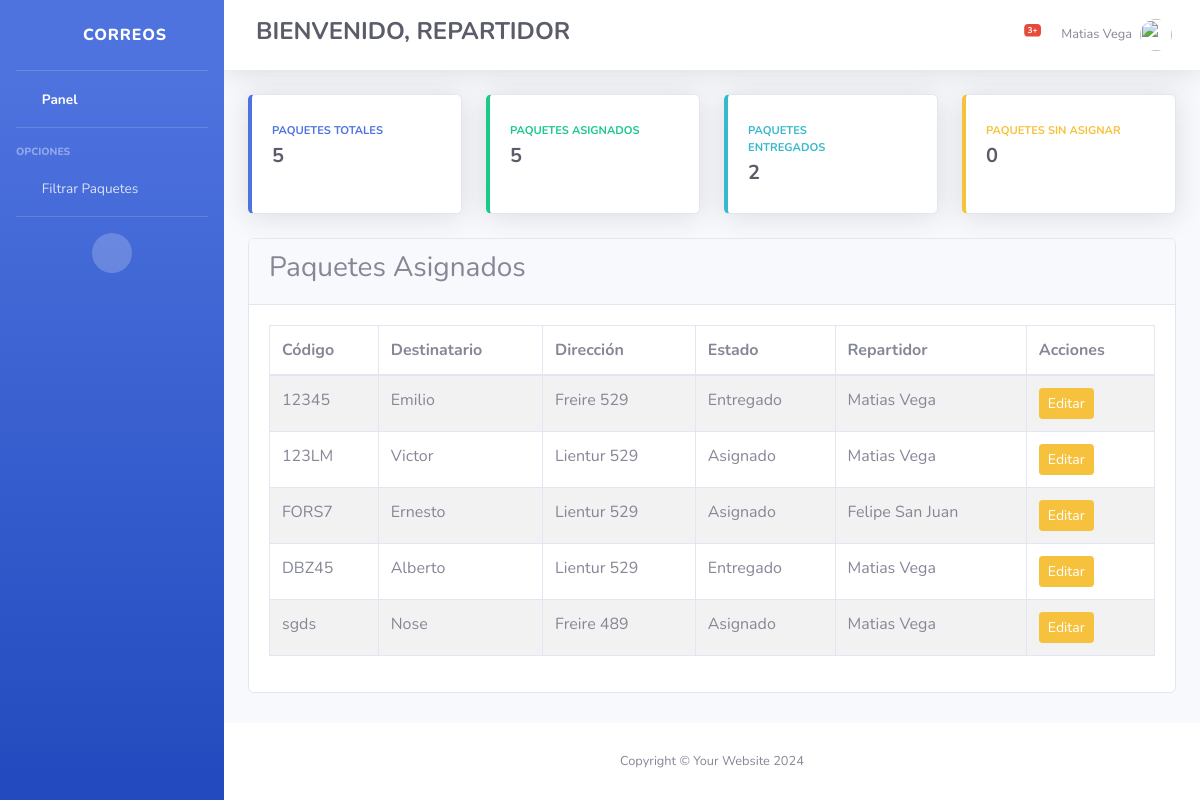
Screenshot of /recepcionista/ (signed in) with the database file from the repository.
### core/models.py (models this page shows, shortened)
class Trabajador(models.Model):
    user = models.OneToOneField(User, on_delete=models.CASCADE, related_name='trabajador')
    nombre = models.CharField(max_length=100)
    apellido = models.CharField(max_length=100)
    rut = models.CharField(max_length=12, unique=True)
    direccion = models.CharField(max_length=255)
    telefono = models.CharField(max_length=15)
    rol = models.CharField(max_length=50, choices=[('jefe', 'Jefe'), ('repartidor', 'Repartidor'), ('recursos_humanos', 'Recursos Humanos'), ('recepcionista', 'Recepcionista')])

class Paquete(models.Model):
    codigo = models.CharField(max_length=100)
    destinatario = models.CharField(max_length=100)
    direccion = models.CharField(max_length=200)
    estado = models.CharField(max_length=50)
    repartidor = models.ForeignKey(Trabajador, null=True, blank=True, on_delete=models.SET_NULL)

### core/views.py (the view)
# urls.py: path('recepcionista/', views.recepcionista_dashboard, name='recepcionista_dashboard'),
@login_required
def recepcionista_dashboard(request):
    repartidores = Trabajador.objects.filter(rol='repartidor')
    paquetes = Paquete.objects.all()
    trabajadores = Trabajador.objects.all()
    filtro_paquetes = request.GET.get('filtro', 'asignados')  # Por defecto se muestra 'asignados'
    if filtro_paquetes not in ['asignados', 'sin_asignar']:
        filtro_paquetes = 'asignados'
    if filtro_paquetes == 'sin_asignar':
        paquetes = paquetes.filter(repartidor__isnull=True)
    elif filtro_paquetes == 'asignados':
        paquetes = paquetes.filter(repartidor__isnull=False)
    total_paquetes = Paquete.objects.count()  # Total de paquetes
    paquetes_asignados = Paquete.objects.filter(repartidor__isnull=False).count()  # Paquetes asignados
    paquetes_entregados = Paquete.objects.filter(estado='Entregado').count()  # Paquetes entregados
    paquetes_sin_asignar = Paquete.objects.filter(repartidor__isnull=True).count()  # Paquetes sin asignar
    context = {
        'repartidores': repartidores,
        'paquetes': paquetes,
        'trabajadores': trabajadores,
        'filtro': filtro_paquetes,  # Pasamos el filtro elegido
        'total_paquetes': total_paquetes,
        'paquetes_asignados': paquetes_asignados,
        'paquetes_entregados': paquetes_entregados,
        'paquetes_sin_asignar': paquetes_sin_asignar,
    }
    return render(request, 'core/recepcionista.html', context)

### core/templates/core/recepcionista.html (shortened to what this page needs)
{% load static %}
<!DOCTYPE html>
<html lang="en">
<head>
    <link href="{% static 'core/vendor/fontawesome-free/css/all.min.css' %}" rel="stylesheet" type="text/css">
    <link href="https://cdn.jsdelivr.net/npm/font-awesome/css/font-awesome.min.css" rel="stylesheet">
    <link href="{% static 'core/css/sb-admin-2.min.css' %}" rel="stylesheet">
</head>
<body id="page-top">
    <div id="wrapper">
        <ul class="navbar-nav bg-gradient-primary sidebar sidebar-dark accordion" id="accordionSidebar">
            <a class="sidebar-brand d-flex align-items-center justify-content-center" href="#">
                <div class="sidebar-brand-icon rotate-n-15">
                    <i class="fas fa-envelope"></i>
                </div>
                <div class="sidebar-brand-text mx-3">Correos</div>
            </a>
            <hr class="sidebar-divider my-0">
            <li class="nav-item active">
                <a class="nav-link">
                    <i class="fas fa-fw fa-tachometer-alt"></i>
                    <span>Panel</span></a>
            </li>
            <hr class="sidebar-divider">
            <div class="sidebar-heading">
                Opciones
            </div>
            <li class="nav-item">
                <a class="nav-link collapsed" href="" data-toggle="collapse" data-target="#collapsePages"
                   aria-expanded="true" aria-controls="collapsePages">
                    <i class="fas fa-fw fa-folder"></i>
                    <span>Filtrar Paquetes</span>
                </a>
            </li>
            <hr class="sidebar-divider d-none d-md-block">
            <div class="text-center d-none d-md-inline">
                <button class="rounded-circle border-0" id="sidebarToggle"></button>
            </div>
        </ul>
        <div id="content-wrapper" class="d-flex flex-column">
            <div id="content">
                <nav class="navbar navbar-expand navbar-light bg-white topbar mb-4 static-top shadow">
                    <div class="d-none d-sm-inline-block form-inline mr-auto ml-md-3 my-2 my-md-0 mw-100 navbar-search">
                        <div class="input-group">
                            <h4 class="text-dark font-weight-bold">BIENVENIDO, {{ request.user.trabajador.rol|upper }}</h4>
                        </div>
                    </div>
                    <ul class="navbar-nav ml-auto">
                        <li class="nav-item dropdown no-arrow mx-1">
                            <a class="nav-link dropdown-toggle" href="#" id="alertsDropdown" role="button"
                                data-toggle="dropdown" aria-haspopup="true" aria-expanded="false">
                                <i class="fas fa-bell fa-fw"></i>
                                <span class="badge badge-danger badge-counter">3+</span>
                            </a>
                        </li>
                        <li class="nav-item dropdown no-arrow">
                            <a class="nav-link dropdown-toggle" href="#" id="userDropdown" role="button"
                                data-toggle="dropdown" aria-haspopup="true" aria-expanded="false">
                                <span class="mr-2 d-none d-lg-inline text-gray-600 small">{{ request.user.trabajador.nombre }} {{ request.user.trabajador.apellido }}</span>
                                <img class="img-profile rounded-circle"
                                    src="{% static 'core/images/undraw_profile.svg' %}">
                            </a>
                        </li>
                    </ul>
                </nav>
                <div class="container-fluid">
                        <div class="row">
                            <div class="col-xl-3 col-md-6 mb-4">
                                <div class="card border-left-primary shadow h-100 py-2">
                                    <div class="card-body">
                                        <div class="row no-gutters align-items-center">
                                            <div class="col mr-2">
                                                <div class="text-xs font-weight-bold text-primary text-uppercase mb-1">
                                                    Paquetes Totales
                                                </div>
                                                <div class="h5 mb-0 font-weight-bold text-gray-800">{{ total_paquetes }}</div>
                                            </div>
                                            <div class="col-auto">
                                                <i class="fas fa-box fa-2x text-gray-300"></i>
                                            </div>
                                        </div>
                                    </div>
                                </div>
                            </div>
                            <div class="col-xl-3 col-md-6 mb-4">
                                <div class="card border-left-success shadow h-100 py-2">
                                    <div class="card-body">
                                        <div class="row no-gutters align-items-center">
                                            <div class="col mr-2">
                                                <div class="text-xs font-weight-bold text-success text-uppercase mb-1">
                                                    Paquetes Asignados
                                                </div>
                                                <div class="h5 mb-0 font-weight-bold text-gray-800">{{ paquetes_asignados }}</div>
                                            </div>
                                            <div class="col-auto">
                                                <i class="fas fa-box fa-2x text-gray-300"></i>
                                            </div>
                                        </div>
                                    </div>
                                </div>
                            </div>
                            <div class="col-xl-3 col-md-6 mb-4">
                                <div class="card border-left-info shadow h-100 py-2">
                                    <div class="card-body">
                                        <div class="row no-gutters align-items-center">
                                            <div class="col mr-2">
                                                <div class="text-xs font-weight-bold text-info text-uppercase mb-1">
                                                    Paquetes Entregados
                                                </div>
                                                <div class="row no-gutters align-items-center">
                                                    <div class="col-auto">
                                                        <div class="h5 mb-0 mr-3 font-weight-bold text-gray-800">{{ paquetes_entregados }}</div>
                                                    </div>
                                                </div>
                                            </div>
                                            <div class="col-auto">
                                                <i class="fas fa-box-open fa-2x text-gray-300"></i>
                                            </div>
                                        </div>
                                    </div>
                                </div>
                            </div>
                            <div class="col-xl-3 col-md-6 mb-4">
                                <div class="card border-left-warning shadow h-100 py-2">
                                    <div class="card-body">
                                        <div class="row no-gutters align-items-center">
                                            <div class="col mr-2">
                                                <div class="text-xs font-weight-bold text-warning text-uppercase mb-1">
                                                    Paquetes sin Asignar
                                                </div>
                                                <div class="h5 mb-0 font-weight-bold text-gray-800">{{ paquetes_sin_asignar }}</div>
                                            </div>
                                            <div class="col-auto">
                                                <i class="fas fa-box fa-2x text-gray-300"></i>
                                            </div>
                                        </div>
                                    </div>
                                </div>
                            </div>
                        </div>
                    {% if filtro == 'asignados' %}
                    <div class="card">
                        <div class="card-header">
                            <h3>Paquetes Asignados</h3>
                        </div>
                        <div class="card-body">
                            <table class="table table-bordered table-striped">
                                <thead>
                                    <tr>
                                        <th>Código</th>
                                        <th>Destinatario</th>
                                        <th>Dirección</th>
                                        <th>Estado</th>
                                        <th>Repartidor</th>
                                        <th>Acciones</th>
                                    </tr>
                                </thead>
                                <tbody>
                                    {% for paquete in paquetes %}
                                        <tr>
                                            <td>{{ paquete.codigo }}</td>
                                            <td>{{ paquete.destinatario }}</td>
                                            <td>{{ paquete.direccion }}</td>
                                            <td>{{ paquete.estado }}</td>
                                            <td>
                                                {% if paquete.repartidor %}
                                                    {{ paquete.repartidor.nombre }} {{ paquete.repartidor.apellido }}
                                                {% else %}
                                                    No asignado
                                                {% endif %}
                                            </td>
                                            <td>
                                                <a href="{% url 'paquete_detail' paquete.id %}" class="btn btn-warning btn-sm">Editar</a>
                                            </td>
                                        </tr>
                                    {% endfor %}
                                </tbody>
                            </table>
                        </div>
                    </div>
                    {% endif %}
                </div>
            </div>
            <footer class="sticky-footer bg-white">
                <div class="container my-auto">
                    <div class="copyright text-center my-auto">
                        <span>Copyright &copy; Your Website 2024</span>
                    </div>
                </div>
            </footer>
        </div>
    </div>
</body>
</html>

### rows the page displays
Paquete: codigo "12345", destinatario "Emilio", direccion "Freire 529", estado "Entregado", repartidor.nombre "Matias", repartidor.apellido "Vega"
Paquete: codigo "123LM", destinatario "Victor", direccion "Lientur 529", estado "Asignado", repartidor.nombre "Matias", repartidor.apellido "Vega"
Paquete: codigo "FORS7", destinatario "Ernesto", direccion "Lientur 529", estado "Asignado", repartidor.nombre "Felipe", repartidor.apellido "San Juan"
Paquete: codigo "DBZ45", destinatario "Alberto", direccion "Lientur 529", estado "Entregado", repartidor.nombre "Matias", repartidor.apellido "Vega"
Paquete: codigo "sgds", destinatario "Nose", direccion "Freire 489", estado "Asignado", repartidor.nombre "Matias", repartidor.apellido "Vega"

### other values shown
{{ request.user.trabajador.rol|upper }} "REPARTIDOR"
{{ request.user.trabajador.nombre }} "Matias"
{{ request.user.trabajador.apellido }} "Vega"
{{ total_paquetes }} "5"
{{ paquetes_asignados }} "5"
{{ paquetes_entregados }} "2"
{{ paquetes_sin_asignar }} "0"
